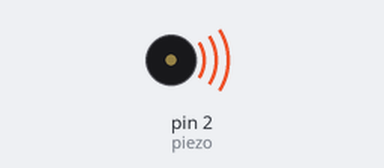
A sketch run on a simulated Arduino Uno, built with avr-gcc and run on an emulated ATmega328P. Shown: buzzer (waves = sounding).

Above: at 0.1 s.
Timing chart, 0 to 3.7 s (numbered marks = the images above):
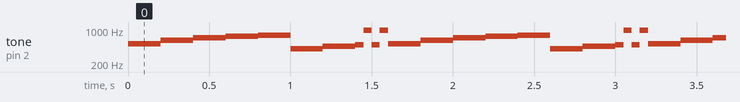

The sketch:

SimplePiezoToneGenerator_10-17-2023.ino
```cpp
const int piezo = 2;

void setup() {
  // put your setup code here, to run once:

}

void loop() {
  // put your main code here, to run repeatedly:
  tone(piezo,523,300);
  delay(200);
  tone(piezo,622,300);
  delay(200);
  tone(piezo,698,300);
  delay(200);
  tone(piezo,739,300);
  delay(200);
  tone(piezo,783,300);
  delay(200);
  tone(piezo,415,300);
  delay(200);
  tone(piezo,466,300);
  delay(200);
  tone(piezo,493,150);
  delay(50);
  tone(piezo,987,150);
  delay(50);
  tone(piezo,493,150);
  delay(50);
  tone(piezo,987,150);
  delay(50);
}
```

Measured:
- by itself, tone on pin 2 (piezo): repeats every 1.6 s: 622 Hz 0.20 s, 698 Hz 0.20 s, 739 Hz 0.20 s, 783 Hz 0.20 s, 415 Hz 0.20 s, 466 Hz 0.20 s, 2 × (493 Hz 0.05 s, 987 Hz 0.05 s), 523 Hz 0.20 s
